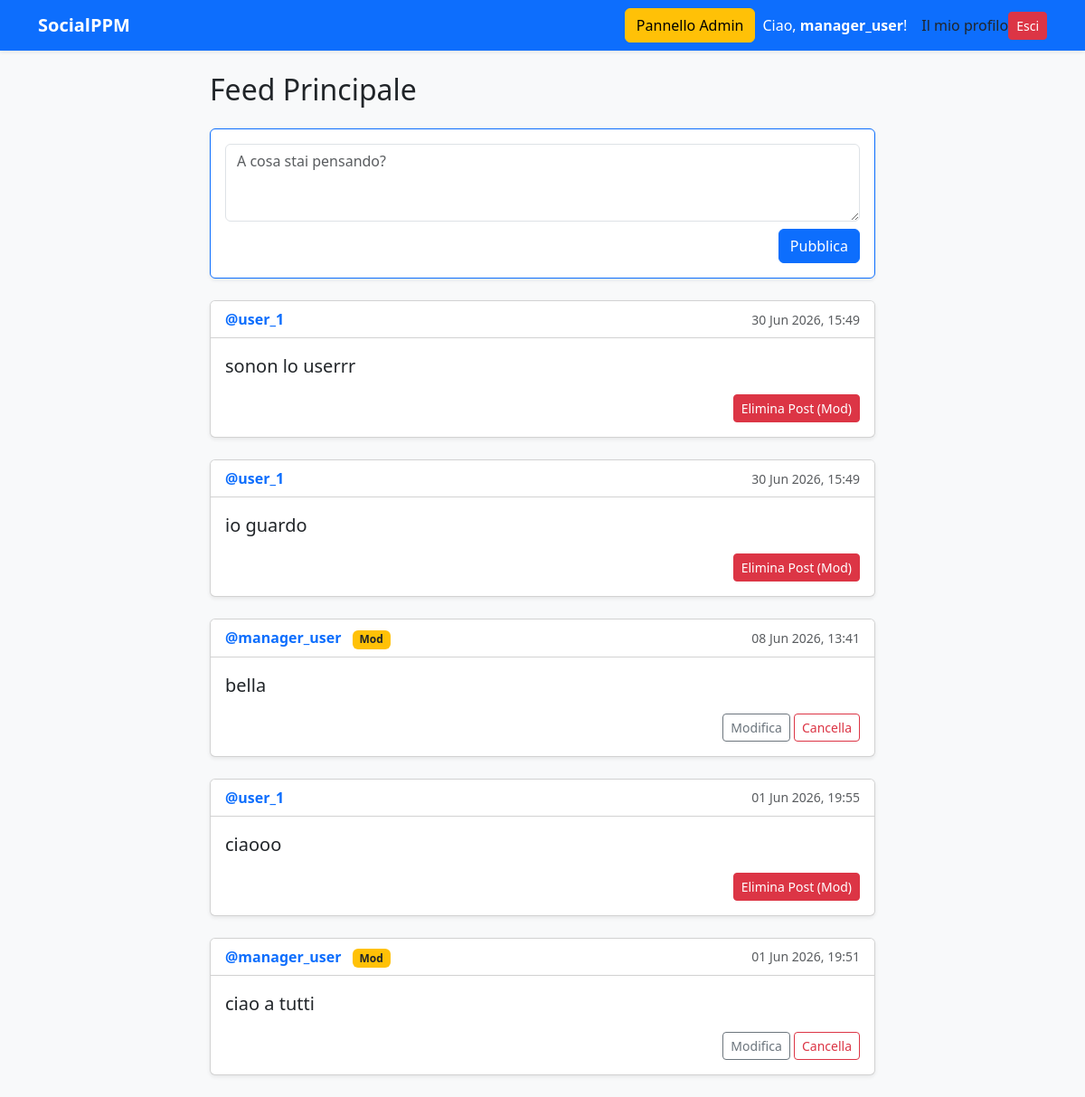
The page / (signed in) on the database its author committed.
### posts/models.py (models this page shows, shortened)
class Post(models.Model):
    author = models.ForeignKey(User, on_delete=models.CASCADE, related_name='posts')
    testo = models.TextField(max_length=1000)
    data_creazione = models.DateTimeField(auto_now_add=True)
    class Meta:
        ordering = ['-data_creazione']

### posts/views.py (the view, shortened to what this page needs)
# urls.py: path('', views.FeedView.as_view(), name='feed'),
class FeedView(LoginRequiredMixin, CreateView):
    model = Post
    form_class = PostForm
    template_name = 'posts/feed.html'
    success_url = reverse_lazy('feed')
    def get_context_data(self, **kwargs):
        context = super().get_context_data(**kwargs)
        context['posts'] = Post.objects.all().order_by('-data_creazione')
        return context

### posts/forms.py
class PostForm(forms.ModelForm):
    class Meta:
        model = Post
        fields = ['testo']
        widgets = {
            'testo': forms.Textarea(attrs={
                'class': 'form-control',
                'placeholder': 'A cosa stai pensando?',
                'rows': 3,
                'minlength': 5
            }),
        }

### posts/templates/posts/feed.html (shortened to what this page needs)
{% extends 'base.html' %}
{% block content %}
<div class="row justify-content-center">
    <div class="col-md-8">
        <h2 class="mb-4">Feed Principale</h2>
        <div class="card mb-4 shadow-sm border-primary">
            <div class="card-body">
                <form method="post">
                    {{ form.testo }}
                    <div class="text-end mt-2">
                        <button type="submit" class="btn btn-primary">
                            Pubblica
                        </button>
                    </div>
                </form>
            </div>
        </div>
        {% for singolo_post in posts %}
        <div class="card mb-4 shadow-sm">
            <div class="card-header bg-white d-flex justify-content-between align-items-center">
                <div>
                    <a href="{% url 'profile' singolo_post.author.username %}"
                       class="text-decoration-none fw-bold text-primary">
                        @{{ singolo_post.author.username }}
                    </a>
                    {% if singolo_post.author.is_superuser %}
                        <span class="badge bg-danger ms-2">
                            Admin
                        </span>
                    {% elif singolo_post.author.is_staff %}
                        <span class="badge bg-warning text-dark ms-2">
                            Mod
                        </span>
                    {% endif %}
                </div>
                <small class="text-muted">
                    {{ singolo_post.data_creazione|date:"d M Y, H:i" }}
                </small>
            </div>
            <div class="card-body">
                <p class="card-text fs-5">
                    {{ singolo_post.testo }}
                </p>
                <div class="mt-3 text-end">
                    {% if singolo_post.author == user %}
                        <a href="{% url 'post-update' pk=singolo_post.pk %}"
                           class="btn btn-sm btn-outline-secondary">
                            Modifica
                        </a>
                        <a href="{% url 'post-delete' pk=singolo_post.pk %}"
                           class="btn btn-sm btn-outline-danger">
                            Cancella
                        </a>
                    {% elif user.is_superuser %}
                        <a href="{% url 'post-delete' pk=singolo_post.pk %}"
                           class="btn btn-sm btn-danger">
                            Elimina Post (Admin)
                        </a>
                    {% elif user.is_staff and not singolo_post.author.is_superuser %}
                        <a href="{% url 'post-delete' pk=singolo_post.pk %}"
                           class="btn btn-sm btn-danger">
                            Elimina Post (Mod)
                        </a>
                    {% endif %}
                </div>
            </div>
        </div>
        {% empty %}
        <div class="alert alert-info">
            Non ci sono ancora post. Sii il primo a scriverne uno!
        </div>
        {% endfor %}
    </div>
</div>
{% endblock %}

### users/templates/base.html (shortened to what this page needs)
<!DOCTYPE html>
<html lang="it">
<head>
    <link href="https://cdn.jsdelivr.net/npm/bootstrap@5.3.0/dist/css/bootstrap.min.css" rel="stylesheet">
</head>
<body class="bg-light">
    <nav class="navbar navbar-expand-lg navbar-dark bg-primary mb-4 shadow-sm">
        <div class="container">
            <a class="navbar-brand fw-bold" href="{% url 'feed' %}">SocialPPM</a>
            <div class="d-flex align-items-center">
                {% if user.is_staff %}
                      <a href="{% url 'admin:index' %}" class="btn btn-warning me-2">Pannello Admin</a>
                {% endif %}
                {% if user.is_authenticated %}
                    <span class="text-white me-3">Ciao, <strong>{{ user.username }}</strong>!</span>
                    <a class="nav-link" href="{% url 'profile' user.username %}">Il mio profilo</a>
                    <form action="{% url 'logout' %}" method="post" class="d-inline">
                        <button type="submit" class="btn btn-danger btn-sm">Esci</button>
                    </form>
                {% else %}
                    <a href="{% url 'login' %}" class="btn btn-outline-light btn-sm me-2">Accedi</a>
                    <a href="{% url 'register' %}" class="btn btn-success btn-sm">Registrati</a>
                {% endif %}
            </div>
        </div>
    </nav>
    <div class="container">
        {% block content %}
        {% endblock %}
    </div>
</body>
</html>

### rows shown on the page
Post: author.username "user_1", data_creazione "30 Jun 2026, 15:49", testo "sonon lo userrr", shows "Elimina Post (Mod)"
Post: author.username "user_1", data_creazione "30 Jun 2026, 15:49", testo "io guardo", shows "Elimina Post (Mod)"
Post: author.username "manager_user", shows "Mod", data_creazione "08 Jun 2026, 13:41", testo "bella", shows "Modifica"
Post: author.username "user_1", data_creazione "01 Jun 2026, 19:55", testo "ciaooo", shows "Elimina Post (Mod)"
Post: author.username "manager_user", shows "Mod", data_creazione "01 Jun 2026, 19:51", testo "ciao a tutti", shows "Modifica"

### other values the page prints
{{ user.username }} "manager_user"
